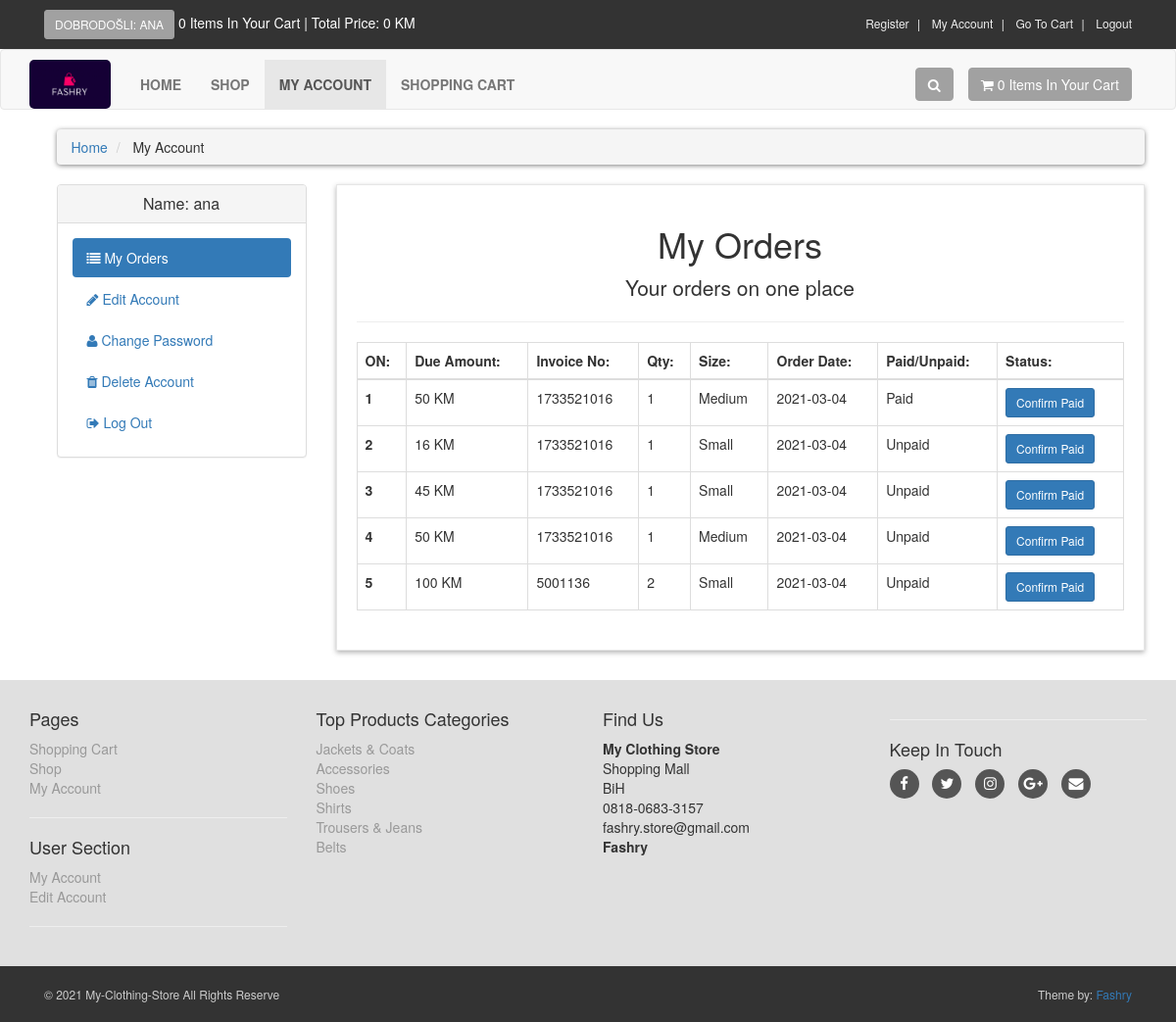
Screenshot of /customer/my_account.php?my_orders (signed in) with the database file from the repository.
### tables this page shows
CREATE TABLE `customers` (
  `customer_id` int(10) NOT NULL,
  `customer_name` varchar(255) NOT NULL,
  `customer_email` varchar(255) NOT NULL,
  `customer_pass` varchar(255) NOT NULL,
  `customer_image` text NOT NULL,
  `customer_ip` varchar(100) NOT NULL
);

CREATE TABLE `customer_orders` (
  `order_id` int(10) NOT NULL,
  `customer_id` int(10) NOT NULL,
  `due_amount` int(100) NOT NULL,
  `invoice_no` int(100) NOT NULL,
  `qty` int(10) NOT NULL,
  `size` text NOT NULL,
  `order_date` date NOT NULL,
  `order_status` text NOT NULL
);

CREATE TABLE `product_categories` (
  `p_cat_id` int(10) NOT NULL,
  `p_cat_title` text NOT NULL,
  `p_cat_desc` text NOT NULL
);

### customer/my_orders.php (the view)
<center>
<h1>My Orders</h1>
<p class="lead">Your orders on one place</p>
  </center>
  <hr>
  <div class="table-responsive">
   <table class="table table-bordered table-hover">
   <thead>
     <tr>
       <th>ON: </th>
       <th>Due Amount: </th>
       <th>Invoice No: </th>
       <th>Qty: </th>
       <th>Size: </th>
       <th>Order Date: </th>
       <th>Paid/Unpaid: </th>
       <th>Status: </th>
     </tr>
   </thead>
   <tbody>
   <?php
   $customer_session= $_SESSION['customer_name'];
   $get_customer= "select * from customers where customer_name='$customer_session'";
   $run_customer=mysqli_query($con,$get_customer);
   $row_customer=mysqli_fetch_array($run_customer);
   $customer_id=$row_customer['customer_id'];
   $get_orders= "select * from customer_orders where customer_id='$customer_id'";
   $run_orders= mysqli_query($con,$get_orders);
   $i=0;
   while($row_orders=mysqli_fetch_array($run_orders)){
    $order_id=$row_orders['order_id'];
    $due_amount=$row_orders['due_amount'];
    $invoice_no=$row_orders['invoice_no'];
    $qty=$row_orders['qty'];
    $size=$row_orders['size'];
    $order_date=substr($row_orders['order_date'],0,11);
    $order_status=$row_orders['order_status'];
    $i++;
    if($order_status=='pending'){
      $order_status='Unpaid';
    }else{
      $order_status= 'Paid';
    }
   ?>
    <tr>
      <th> <?php echo $i;  ?> </th>
      <td> <?php echo $due_amount;  ?> KM </td>
      <td> <?php echo $invoice_no;  ?>  </td>
      <td> <?php echo $qty;  ?>  </td>
      <td> <?php echo $size;  ?>  </td>
      <td> <?php echo $order_date;  ?>  </td>
      <td> <?php echo $order_status;  ?>  </td>
      <td>
      <a href="confirm.php?order_id=<?php echo $order_id; ?>" target="_blank" class="btn btn-primary btn-sm">Confirm Paid</a>
      </td>
    </tr>
    <?php } ?>
   </tbody>
   </table>
  </div>

### customer/my_account.php (shortened to what this page needs)
<?php
if(!isset($_SESSION['customer_name'])){
    echo "<script>window.open('../checkout.php','_self')</script>";
}else{
include("includes/db.php");
include("functions/functions.php");
?>
<!DOCTYPE html>
<html lang="en">
<head>
    <link rel="stylesheet" href="styles/bootstrap-337.min.css">
    <link rel="stylesheet" href="font-awsome/css/font-awesome.min.css">
    <link rel="stylesheet" href="https://maxcdn.bootstrapcdn.com/bootstrap/3.3.7/css/bootstrap.min.css">
    <link rel="stylesheet" type="text/css" href="css/nstyle.css">
    <link rel="stylesheet" href="https://maxcdn.bootstrapcdn.com/bootstrap/3.4.1/css/bootstrap.min.css">
</head>
<body>
   <div id="top">
       <div class="container">
           <div class="col-md-6 offer">
               <a href="#" class="btn btn-success btn-sm" style="background-color: #a1a1a1; border-color:#a1a1a1;">
               <?php
               if(!isset($_SESSION['customer_name'])){
                   echo "Dobrodošli";
               }else{
                   echo "Dobrodošli: " . $_SESSION['customer_name'] . "";
               }
               ?>
               </a>
               <a href="checkout.php"><?php items(); ?> Items In Your Cart | Total Price: <?php total_price(); ?> </a>
           </div>
           <div class="col-md-6">
               <ul class="menu">
                   <li>
                       <a href="../customer_register.php">Register</a>
                   </li>
                   <li>
                       <a href="my_account.php">My Account</a>
                   </li>
                   <li>
                       <a href="../cart.php">Go To Cart</a>
                   </li>
                   <li>
                       <a href="../checkout.php">
                       <?php
               if(!isset($_SESSION['customer_name'])){
                   echo "<a href='checkout.php'> Login </a>";
               }else{
                   echo  "<a href='logout.php'> Logout </a>";
               }
               ?>
                       </a>
                   </li>
               </ul>
           </div>
       </div>
   </div>
   <div id="navbar" class="navbar navbar-default">
       <div class="container">
           <div class="navbar-header">
               <a href="../index.php" class="navbar-brand home" style="padding: 10px 15px;">
                   <img src="images/logo4.png" style="border-radius:5px; vertical-align:center;" alt="Fashry Logo" class="hidden-xs">
               </a>
           </div>
           <div class="navbar-collapse collapse" id="navigation">
               <div class="padding-nav">
                   <ul class="nav navbar-nav left">
                       <li>
                           <a href="../index.php">Home</a>
                       </li>
                       <li>
                           <a href="../shop.php">Shop</a>
                       </li>
                       <li class="active">
                           <a href="my_account.php">My Account</a>
                       </li>
                       <li>
                           <a href="../cart.php">Shopping Cart</a>
                       </li>
                   </ul>
               </div>
               <a href="../cart.php" class="btn navbar-btn btn-primary right" style="background-color:#a1a1a1; border-color:#a1a1a1;">
                   <i class="fa fa-shopping-cart"></i>
                   <span><?php items(); ?>  Items In Your Cart</span>
               </a>
               <div class="navbar-collapse collapse right">
                   <button class="btn btn-primary navbar-btn" style="background-color:#a1a1a1; border-color:#a1a1a1" type="button" data-toggle="collapse" data-target="#search">
                       <i class="fa fa-search"></i>
                   </button>
               </div>
           </div>
       </div>
   </div>
<div id="content">
    <div class="container">
        <div class="col-md-12">
        <ul class="breadcrumb">
            <li>
            <a href="index.php">Home</a>
            </li>
            <li>
              My Account
            </li>
        </ul>
        </div>
        <div class="col-md-3">
        <?php
include("includes/sidebar.php");
?>
</div>
   <div class="col-md-9">
     <div class="box">
      <?php
      if(isset($_GET['my_orders'])){
          include("my_orders.php");
      }
      ?>
     </div>
   </div>
</div>
</div>
   <?php
include("includes/footer.php");
?>
</body>
</html>
<?php } ?>

### customer/functions/functions.php (shortened to what this page needs)
<?php
$db=mysqli_connect("localhost","root","","ecom_store");
function getRealIpUser(){
  switch(true){
    default : return $_SERVER['REMOTE_ADDR'];
  }
}
function items(){
  global $db;
  $ip_add=getRealIpUser();
  $get_items="select * from cart where ip_add='$ip_add'";
  $run_items=mysqli_query($db,$get_items);
  $count_items=mysqli_num_rows($run_items);
  echo $count_items;
}
function total_price(){
  $total=0;
echo "$total  KM ";
}
?>

### customer/includes/sidebar.php
<div class="panel panel-default sideba-menu">
  <div class="panel-heading">
  <?php
  $customer_session = $_SESSION['customer_name'];
  $get_customer="select * from customers where customer_name='$customer_session'";
  $run_customer=mysqli_query($con,$get_customer);
  $row_customer=mysqli_fetch_array($run_customer);
  $customer_name=$row_customer['customer_name'];
  if(!isset($_SESSION['customer_name'])){
  }else{
    echo "
     <h3 class='panel-title' align='center'>
      Name: $customer_name
    </h3>
    ";
  }
  ?>
  </div>
   <div class="panel-body">
    <ul class="nav-pills nav-stacked nav">
      <li class="<?php if(isset($_GET['my_orders'])){echo"active";} ?>">
       <a href="my_account.php?my_orders">
        <i class="fa fa-list"></i> My Orders
       </a>
      </li>
      <li class="<?php if(isset($_GET['edit_account'])){echo"active";} ?>">
       <a href="my_account.php?edit_account">
        <i class="fa fa-pencil"></i> Edit Account
       </a>
      </li>
      <li class="<?php if(isset($_GET['change_pass'])){echo"active";} ?>">
       <a href="my_account.php?change_pass">
        <i class="fa fa-user"></i> Change Password
       </a>
      </li>
      <li class="<?php if(isset($_GET['delete_account'])){echo"active";} ?>">
       <a href="my_account.php?delete_account">
        <i class="fa fa-trash"></i> Delete Account
       </a>
      </li>
      <li>
       <a href="logout.php">
        <i class="fa fa-sign-out"></i> Log Out
       </a>
      </li>
    </ul>
   </div>
</div>

### customer/includes/footer.php (shortened to what this page needs)
<div id="footer">
    <div class="container">
        <div class="row">
            <div class="col-sm-6 col-md-3">
            <h4>Pages</h4>
            <ul>
                <li><a href="../cart.php">Shopping Cart</a></li>
                <li><a href="../shop.php">Shop</a></li>
                <li><a href="my_account.php">My Account</a></li>
            </ul>
            <hr>
            <h4>User Section</h4>
            <ul>
            <?php
                           if(!isset($_SESSION['customer_name'])){
                               echo "<a href='../checkout.php'>Login</a>";
                           }else{
                               echo "<a href='my_account.php?my_orders'>My Account</a>";
                           }
                           ?>
                <li>
                <?php
                           if(!isset($_SESSION['customer_name'])){
                               echo "<a href='../checkout.php'>Login</a>";
                           }else{
                               echo "<a href='my_account.php?edit_account'>Edit Account</a>";
                           }
                           ?>
                </li>
            </ul>
            <hr class="hidden-md-hidden-lg hidden-sm">
            </div>
            <div class="com-sm-6 col-md-3">
             <h4>Top Products Categories</h4>
             <ul>
                 <?php
                 $get_p_cats="select * from product_categories";
                 $run_p_cats=mysqli_query($con, $get_p_cats);
                 while($row_p_cats=mysqli_fetch_array($run_p_cats)){
                     $p_cat_id=$row_p_cats['p_cat_id'];
                     $p_cat_title=$row_p_cats['p_cat_title'];
                     echo "
                     <li>
                       <a href='../shop.php?p_cat=$p_cat_id'>
                        $p_cat_title
                        </a>
                    </li>
                     ";
                 }
                 ?>
             </ul>
            </div>
            <div class="col-sm-6 col-md-3">
            <h4>Find Us</h4>
            <p>
            <strong>My Clothing Store</strong>
            <br/>Shopping Mall
            <br/>BiH
            <br/>0818-0683-3157
            <br/>fashry.store@gmail.com
            <br/><strong>Fashry</strong>
            </p>
            </div>
        <div class="col-sm-6 col-md-3">
        <hr>
        <h4>Keep In Touch</h4>
        <p class="social">
            <a href="../#" class="fa fa-facebook"></a>
            <a href="../#" class="fa fa-twitter"></a>
            <a href="../#" class="fa fa-instagram"></a>
            <a href="../#" class="fa fa-google-plus"></a>
            <a href="../#" class="fa fa-envelope"></a>
        </p>
        </div>
        </div>
    </div>
</div>
<div id="copyright">
    <div class="container">
       <div class="col-md-6">
       <p class="pull-left">&copy; 2021 My-Clothing-Store All Rights Reserve</p>
       </div>
       <div class="col-md-6">
       <p class="pull-right">Theme by: <a href="#">Fashry</a> </p>
       </div>
    </div>
</div>

### customer/css/nstyle.css (style rules this page uses)
body { font-size: 14px; line-height: 1.42857143; color: #333333; background: #f0f0f0; overflow-x: hidden; }
#top { background: #333333; padding: 10px 0; }
#top .offer { color: #ffffff; }
#top .offer .btn { text-transform: uppercase; }
#top a { color: #ffffff; }
#top ul.menu { padding-top: 5px; margin: 0px; text-align: right; font-size: 12px; list-style: none; }
#top ul.menu > li { display: inline-block; }
#top ul.menu > li a { color: #eeeeee; }
#top ul.menu > li + li:before { content: "|\00a0"; color: #f7f7f7; padding: 0 5px; }
.navbar { background: #ffffff; }
.navbar-collapse .right { float: right; }
.navbar-brand { float: left; font-size: 18px; line-height: 20px; height: 70px; }
.navbar ul.nav > li > a { text-transform: uppercase; font-weight: bold; font-size: 14px; }
.padding-nav { padding-top: 10px; }
.btn-primary { color: rgb(255, 255, 255); background-color:#337ab7 ; border-color: #2e6da4; }
.box { background: #ffffff; margin:0 0 30px; border:solid 1px #e6e6e6; box-sizing: border-box; padding:20px; box-shadow: 0px 2px 5px rgba(0,0,0, .3); }
#content { padding-left: 25px; }
#footer { background: #e0e0e0; padding: 20px 0; }
#footer a { text-decoration: none; color:#999999; padding:0; }
#footer ul { list-style: none; padding-left:0px; }
#footer .social { text-align: left; }
#footer .social a { margin:0px 10px 0px 0px; display: inline-block; color:#ffffff; width:30px; height:30px; border-radius: 15px; line-height: 30px; font-size: 15px; text-align: center; vertical-align: bottom; background: #555555; text-decoration: none; }
#copyright { background: #333333; color:#cccccc; padding:20px 0px; font-size: 12px; }
#copyright p { margin: 0px; }
.breadcrumb { padding: 8px 15px; margin-bottom: 20px; background: #ffffff; border-radius: 5px; box-shadow: 0px 1px 5px rgba(0, 0, 0, .5); }
.breadcrumb > li + li:before { content:">\00a0" ; color: #cccccc; }

### rows the page displays
customers: customer_name "ana"
customer_orders: due_amount "50", invoice_no "1733521016", qty "1", size "Medium", order_date "2021-03-04", order_status "Paid"
customer_orders: due_amount "16", invoice_no "1733521016", qty "1", size "Small", order_date "2021-03-04", order_status "Unpaid"
customer_orders: due_amount "45", invoice_no "1733521016", qty "1", size "Small", order_date "2021-03-04", order_status "Unpaid"
customer_orders: due_amount "50", invoice_no "1733521016", qty "1", size "Medium", order_date "2021-03-04", order_status "Unpaid"
customer_orders: due_amount "100", invoice_no "5001136", qty "2", size "Small", order_date "2021-03-04", order_status "Unpaid"
product_categories: p_cat_title "Jackets & Coats"
product_categories: p_cat_title "Accessories"
product_categories: p_cat_title "Shoes"
product_categories: p_cat_title "Shirts"
product_categories: p_cat_title "Trousers & Jeans"
product_categories: p_cat_title "Belts"

### other values shown
$_SESSION['customer_name'] "ANA"
$count_items "0 0"
$total "0"
